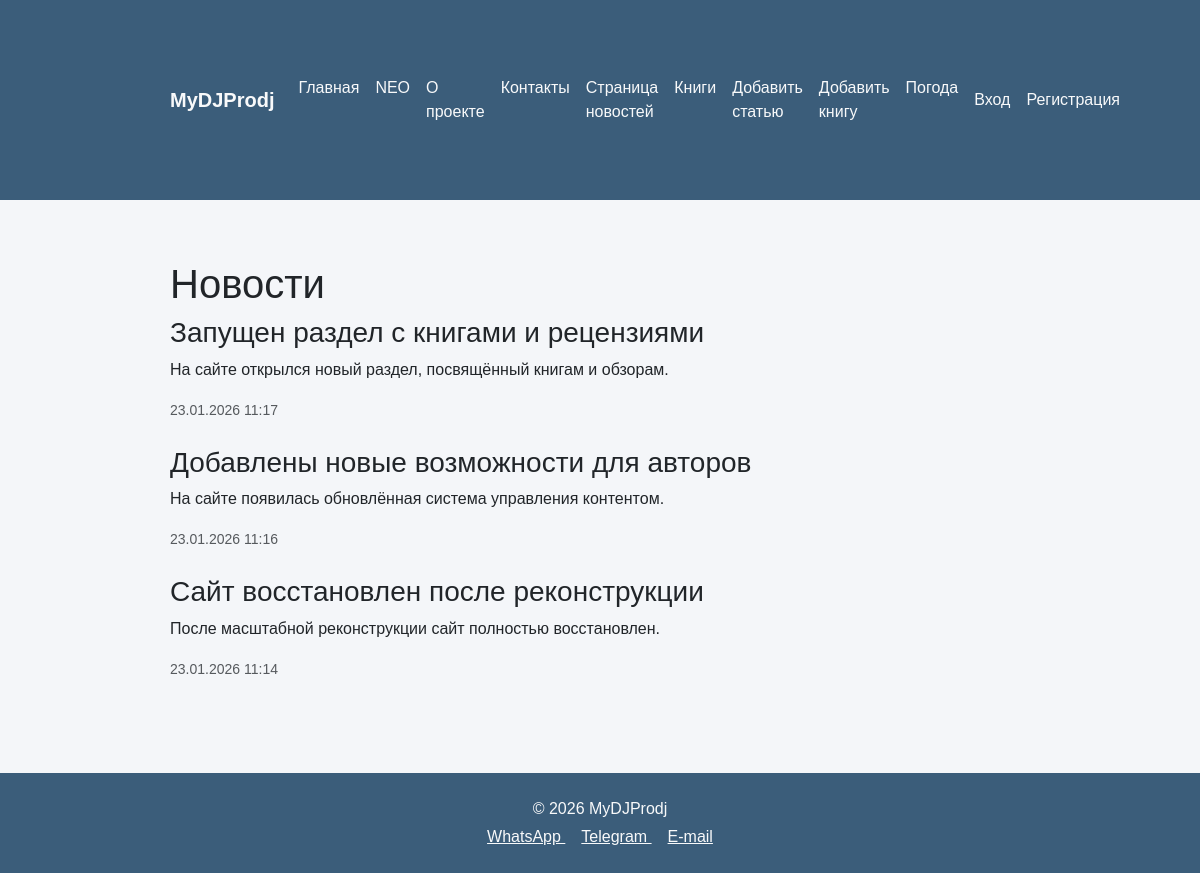
Page /news/ on the committed database.
### news/models.py (models this page shows, shortened)
class News(models.Model):
    title = models.CharField('Название новости', max_length=75)
    short_description = models.CharField('Краткое описание новости', max_length=200)
    content = models.TextField()
    created_at = models.DateTimeField(auto_now_add=True)
    author = models.ForeignKey(
        settings.AUTH_USER_MODEL,
        on_delete=models.SET_NULL,
        null=True,
        verbose_name="Автор"
    )

### news/views.py (the view)
# urls.py: path('', views.home, name='news'),
def home(request):
    news = News.objects.order_by('-created_at')
    return render(request, 'news/home.html', {'news': news})

### weather/context_processors.py (called while the page is built)
def footer_weather(request):
    weather = get_weather("Moscow")
    return {"footer_weather": weather}

### weather/utils.py (called while the page is built)
def get_weather(city):
    api_key = "..."
    url = f"https://api.openweathermap.org/data/2.5/weather?q={city}&appid={api_key}&units=metric&lang=ru"
    data = requests.get(url).json()
    if data.get("cod") != 200:
        return None
    return {
        "temp": data["main"]["temp"],
        "icon": data["weather"][0]["icon"],
        "desc": translate_description(data["weather"][0]["description"]),
    }

### news/templates/news/home.html (shortened to what this page needs)
{% extends "base.html" %}
{% block content %}
<h1>Новости</h1>
{% for item in news %}
    <div class="mb-4">
        <h3>{{ item.title }}</h3>
        <p>{{ item.short_description }}</p>
        <small class="text-muted">{{ item.created_at|date:"d.m.Y H:i" }}</small>
    </div>
{% empty %}
    <p>Новостей пока нет.</p>
{% endfor %}
{% endblock %}

### main/static/main/style.css (style rules this page uses)
body { font-family: Arial, sans-serif; margin: 0; padding: 0; background: #f4f6f9; }
body { background: linear-gradient(to bottom, #e8f0f7, #c9d8e6); min-height: 100vh; }

### main/templates/base.html (style rules this page uses)
body { font-family: Arial, sans-serif; margin: 0; padding: 0; background: #f4f6f9; }

### rows in the picture
News: title "Запущен раздел с книгами и рецензиями", short_description "На сайте открылся новый раздел, посвящённый книгам и обзорам.", created_at "23.01.2026 11:17"
News: title "Добавлены новые возможности для авторов", short_description "На сайте появилась обновлённая система управления контентом.", created_at "23.01.2026 11:16"
News: title "Сайт восстановлен после реконструкции", short_description "После масштабной реконструкции сайт полностью восстановлен.", created_at "23.01.2026 11:14"
